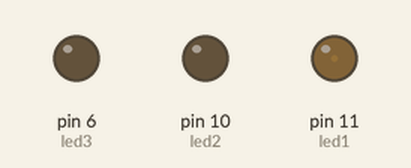
This sketch was run on a simulated Arduino Uno, built with avr-gcc and run on an emulated ATmega328P. On the bench: output pins drawn as LEDs (lit = HIGH).

Above: at 0.05 s.
At 2.05 s:
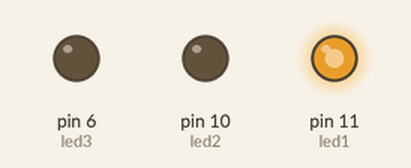
At 4.15 s:
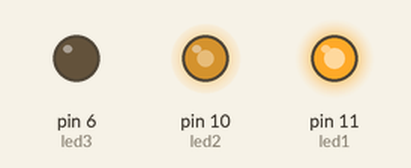
At 8.35 s:
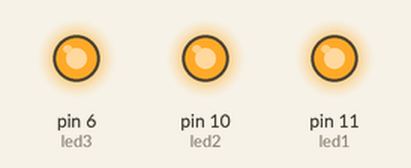
At 12.55 s:
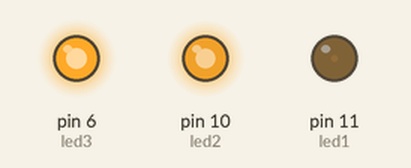
At 16.75 s:
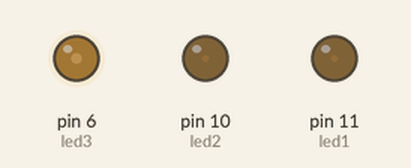
Timing chart, 0 to 23.8 s (numbered marks = the images above):
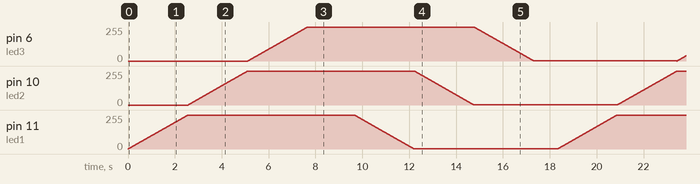

The sketch:

led_intensidadepwd.ino
```cpp
const int led1 = 11;
const int led2 = 10;
const int led3 = 6;

void setup() {
  pinMode(led1, OUTPUT);
  pinMode(led2, OUTPUT);
  pinMode(led3, OUTPUT);
}

void loop() {
  int i = 0;
  int p = 0;
  int q = 0;

  while(i < 255) {
    analogWrite(led1, i);
    i++;
    delay(10);
  }

  while(p < 255) {
    analogWrite(led2, p);
    p++;
    delay(10);
  }

  while(q < 255) {
    analogWrite(led3, q);
    q++;
    delay(10);
  }

{
  delay(2000);
}

  while(i > 0) {
    analogWrite(led1, i);
    i--;
    delay(10);
  }

  while(p > 0) {
    analogWrite(led2, p);
    p--;
    delay(10);
  }

  while(q > 0) {
    analogWrite(led3, q);
    q--;
    delay(10);
  }

{
  delay(1000);
}

}
```
